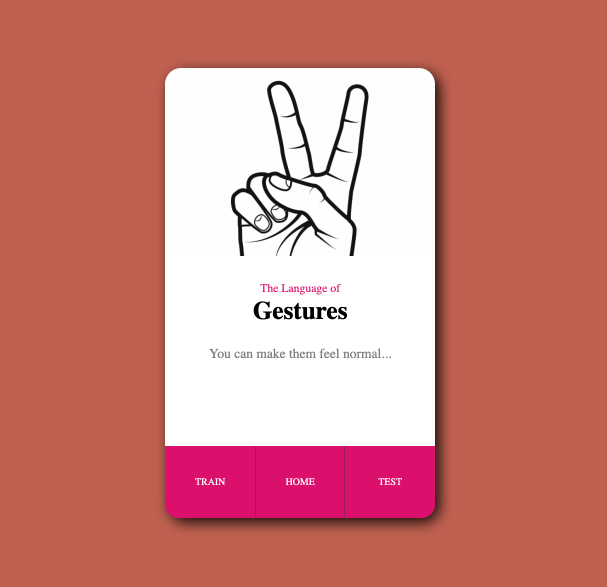
#> input picture images/home.png, 1214 x 1174 px, given in place of the camera (shown at 1/2 size)
$ python HandRecognition.py
#> lines starting #> are read from the running program, lines starting #| are printed output that depends on the picture; after the words box and inside, x2 and y2 are one past the last pixel; in counts of white or black regions, pixels touching at a corner belong together
### classical-cv-method/GestureAPI.py

import math
import numpy as np

class Gesture(object):
    def __init__(self,name):
        self.name=name
    def getName(self):
        return self.name
    def set_palm(self,hand_center,hand_radius):
        self.hand_center=hand_center
        self.hand_radius=hand_radius
    def set_finger_pos(self,finger_pos):
        self.finger_pos=finger_pos
        self.finger_count=len(finger_pos)
    def calc_angles(self):
        self.angle=np.zeros(self.finger_count,dtype=int)
        for i in range(self.finger_count):
            y = self.finger_pos[i][1]
            x = self.finger_pos[i][0]
            self.angle[i]=abs(math.atan2((self.hand_center[1]-y),(x-self.hand_center[0]))*180/math.pi)

def DefineGestures():
    dict={}
    # 1. BEGIN ------------------------------------#
    V=Gesture("V")
    V.set_palm((475,225),45)
    V.set_finger_pos([(490,90),(415,105)])
    V.calc_angles()
    dict[V.getName()]=V
    # 1. END --------------------------------------#
    # 2. BEGIN ------------------------------------#
    L_right=Gesture("L_right")
    L_right.set_palm((475,225),50)
    L_right.set_finger_pos([(450,62),(345,200)])
    L_right.calc_angles()
    dict[L_right.getName()]=L_right
    # 2. END --------------------------------------#
    # 3. BEGIN ------------------------------------#
    Index_Pointing=Gesture("Index_Pointing")
    Index_Pointing.set_palm((480,230),43)
    Index_Pointing.set_finger_pos([(475,102)])
    Index_Pointing.calc_angles()
    dict[Index_Pointing.getName()]=Index_Pointing
    # 3. END --------------------------------------#
    return dict

# [46 lines left out: functions CompareGestures, DecideGesture, not called in this run]

### classical-cv-method/HandRecognition.py

# **********************************************
# * Hand Gesture Recognition Implementation v1.0
# * 2 July 2016
# * Mahaveer Verma
# **********************************************

import cv2
import numpy as np
import math
from GestureAPI import *

# Variables & parameters
hsv_thresh_lower=150
gaussian_ksize=11
gaussian_sigma=0
morph_elem_size=13
median_ksize=3
capture_box_count=9
capture_box_dim=20
capture_box_sep_x=8
capture_box_sep_y=18
capture_pos_x=500
capture_pos_y=150
cap_region_x_begin=0.5 # start point/total width
cap_region_y_end=0.8 # start point/total width
finger_thresh_l=2.0
finger_thresh_u=3.8
radius_thresh=0.04 # factor of width of full frame
first_iteration=True
finger_ct_history=[0,0]

# ------------------------ Function declarations ------------------------ #

# 1. Hand capture histogram
# [135 lines left out: functions hand_capture, hand_threshold, hand_contour_find, mark_fingers, mark_hand_center, find_gesture and 1 more, not called in this run]

# ------------------------ BEGIN ------------------------ #

# Camera
camera = cv2.VideoCapture(0)
capture_done=0
bg_captured=0
GestureDictionary=DefineGestures()
frame_gesture=Gesture("frame_gesture")

while(1):
    # Capture frame from camera
    ret, frame = camera.read()
#> frame is the input picture: shape (1174, 1214, 3); mean B, G, R 127.2, 133.2, 205.8
    frame=cv2.bilateralFilter(frame,5,50,100)
    # Operations on the frame
    frame=cv2.flip(frame,1)
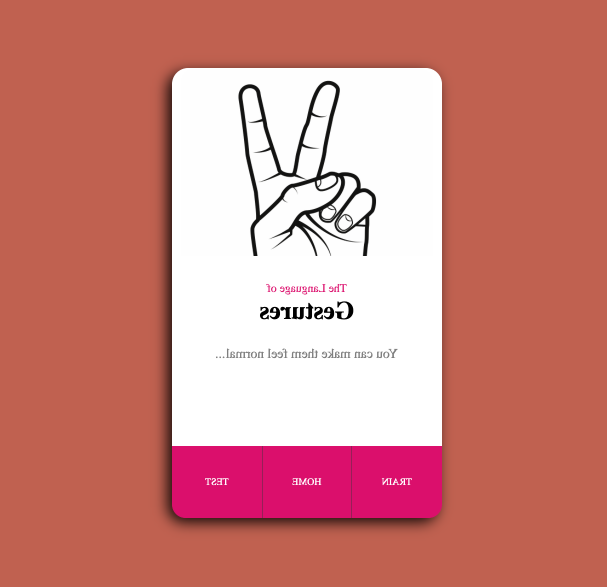
#> frame: shape (1174, 1214, 3) (shown at 1/2 size); mean B, G, R 127.2, 133.2, 205.8
    cv2.rectangle(frame,(int(cap_region_x_begin*frame.shape[1]),0),(frame.shape[1],int(cap_region_y_end*frame.shape[0])),(255,0,0),1)
    frame_original=np.copy(frame)
    if(bg_captured):
        fg_frame=remove_bg(frame)

    if (not (capture_done and bg_captured)):
        if(not bg_captured):
            cv2.putText(frame,"Remove hand from the frame and press 'b' to capture background",(int(0.05*frame.shape[1]),int(0.97*frame.shape[0])),cv2.FONT_HERSHEY_SIMPLEX,0.5,(0,255,255),1,8)
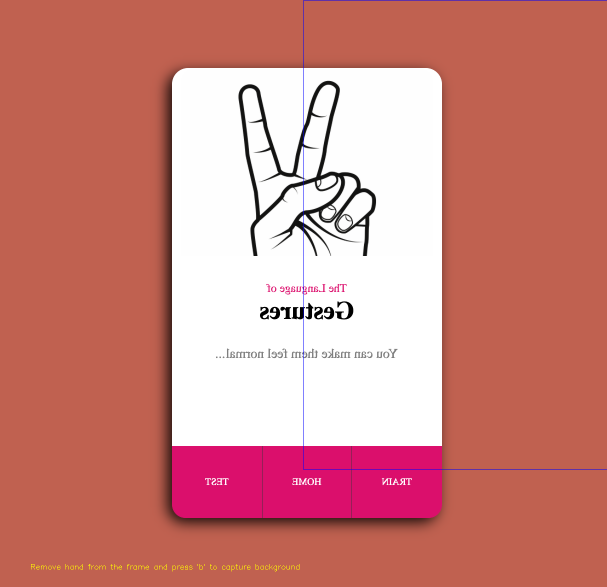
#> frame: shape (1174, 1214, 3) (shown at 1/2 size); mean B, G, R 127.4, 133.2, 205.5
        else:
            cv2.putText(frame,"Place hand inside boxes and press 'c' to capture hand histogram",(int(0.08*frame.shape[1]),int(0.97*frame.shape[0])),cv2.FONT_HERSHEY_SIMPLEX,0.5,(0,255,255),1,8)
        first_iteration=True
        finger_ct_history=[0,0]
        box_pos_x=np.array([capture_pos_x,capture_pos_x+capture_box_dim+capture_box_sep_x,capture_pos_x+2*capture_box_dim+2*capture_box_sep_x,capture_pos_x,capture_pos_x+capture_box_dim+capture_box_sep_x,capture_pos_x+2*capture_box_dim+2*capture_box_sep_x,capture_pos_x,capture_pos_x+capture_box_dim+capture_box_sep_x,capture_pos_x+2*capture_box_dim+2*capture_box_sep_x],dtype=int)
        box_pos_y=np.array([capture_pos_y,capture_pos_y,capture_pos_y,capture_pos_y+capture_box_dim+capture_box_sep_y,capture_pos_y+capture_box_dim+capture_box_sep_y,capture_pos_y+capture_box_dim+capture_box_sep_y,capture_pos_y+2*capture_box_dim+2*capture_box_sep_y,capture_pos_y+2*capture_box_dim+2*capture_box_sep_y,capture_pos_y+2*capture_box_dim+2*capture_box_sep_y],dtype=int)
        for i in range(capture_box_count):
            cv2.rectangle(frame,(box_pos_x[i],box_pos_y[i]),(box_pos_x[i]+capture_box_dim,box_pos_y[i]+capture_box_dim),(255,0,0),1)
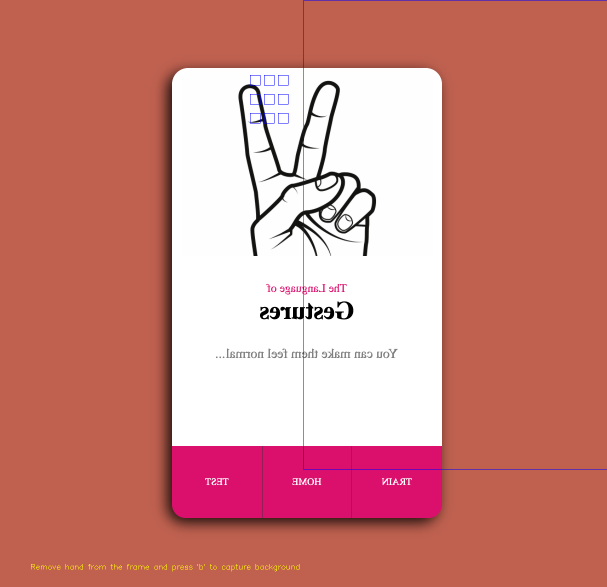
#> frame: shape (1174, 1214, 3) (shown at 1/2 size); 0.05% of pixels changed, all inside (x1, y1, x2, y2) = (500, 150, 577, 247)
    else:
        frame=hand_threshold(fg_frame,hand_histogram)
        contour_frame=np.copy(frame)
        contours,hierarchy=cv2.findContours(contour_frame,cv2.RETR_TREE,cv2.CHAIN_APPROX_SIMPLE)
        found,hand_contour=hand_contour_find(contours)
        if(found):
            hand_convex_hull=cv2.convexHull(hand_contour)
            frame,hand_center,hand_radius,hand_size_score=mark_hand_center(frame_original,hand_contour)
            if(hand_size_score):
                frame,finger,palm=mark_fingers(frame,hand_convex_hull,hand_center,hand_radius)
                frame,gesture_found=find_gesture(frame,finger,palm)
        else:
            frame=frame_original

    # Display frame in a window
    cv2.imshow('Hand Gesture Recognition v1.0',frame)
    interrupt=cv2.waitKey(10)
#> (key q is pressed here)

    # Quit by pressing 'q'
    if  interrupt & 0xFF == ord('q'):
        break
    # Capture hand by pressing 'c'
    elif interrupt & 0xFF == ord('c'):
        if(bg_captured):
            capture_done=1
            hand_histogram=hand_capture(frame_original,box_pos_x,box_pos_y)
    # Capture background by pressing 'b'
    elif interrupt & 0xFF == ord('b'):
        bg_model = cv2.BackgroundSubtractorMOG2(0,10)
        bg_captured=1
    # Reset captured hand by pressing 'r'
    elif interrupt & 0xFF == ord('r'):
        capture_done=0
        bg_captured=0

# Release camera & end program
camera.release()
cv2.destroyAllWindows()
